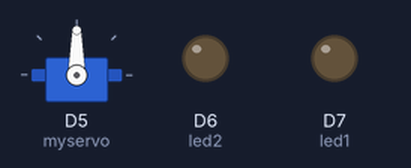
Recording of a sketch running on a simulated ESP8266 (NodeMCU). On the bench: servo, output pins drawn as LEDs (lit = HIGH). WiFi joins after 1.5 s; servers stay silent unless stated; uploads are accepted with an empty reply; what the sketch prints to the serial monitor is not drawn.

Above: at 1.6 s.
At 11.8 s:
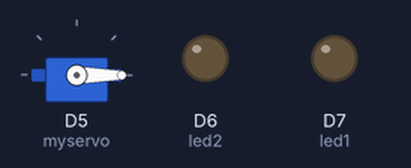
Timing chart, 0 to 13.3 s (numbered marks = the images above):
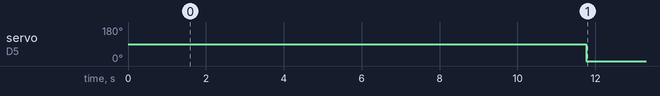

The sketch:

arduino_json.ino
```cpp
#include <ArduinoJson.h>              // import DHT11 sensor
#include <ESP8266WiFi.h>        //import ESP8266 WiFi library
#include <ESP8266HTTPClient.h>  //import ESP8266 HTTP Client library
#include <WiFiClient.h>
#include <SPI.h>   // Add Wifi Client
#include <Servo.h>

Servo myservo;  // create servo object to control a servo

int led1 = D7;
int led2 = D6;
const char* ssid = "Office";  // Enter your local network SSID
const char* password = "Moana123";   // Enter your local network Password
//Your Domain name with URL path or IP address with path       // Define Sensor location name to enter in database
void setup() {               // Start DHT11 Sensor
  Serial.begin(115200);        // Open Serial monitor at baud rate 115200
  WiFi.begin(ssid, password);  // Pass the credential for local wifi network to connect ESP8266 board
  while (WiFi.status() != WL_CONNECTED) {
    delay(500);
    Serial.print(".");
  }

  Serial.println("");
  Serial.println("WiFi connected");
  Serial.println("IP Address");
  Serial.println(WiFi.localIP());
  pinMode(D7, OUTPUT);
  pinMode(D6, OUTPUT);
  myservo.attach(D5);  // attaches the servo on pin 9 to the servo object
}
void loop() {
// Connect to HTTP server
  WiFiClient client;
  client.setTimeout(10000);
  if (!client.connect("aquamonia.com", 80)) {
    Serial.println(F("Connection failed"));
    return;
  }

  Serial.println(F("Connected!"));

  // Send HTTP request
  client.println(F("GET /os/ex HTTP/1.1"));
  client.println(F("Host: aquamonia.com"));
  client.println(F("Connection: close"));
  if (client.println() == 0) {
    Serial.println(F("Failed to send request"));
    client.stop();
    return;
  }


  // Skip HTTP headers
  char endOfHeaders[] = "\r\n\r\n";
  if (!client.find(endOfHeaders)) {
    Serial.println(F("Invalid response"));
    client.stop();
    return;
  }

  // Allocate the JSON document
  // Use arduinojson.org/v6/assistant to compute the capacity.
  const size_t capacity = JSON_OBJECT_SIZE(3) + JSON_ARRAY_SIZE(6) + 60;
  DynamicJsonDocument doc(1024);

  // Parse JSON object
  DeserializationError error = deserializeJson(doc, client);
  switch (error.code()) {
      case DeserializationError::Ok:
          Serial.println(F("Error : Deserialization succeeded"));
          break;
      case DeserializationError::InvalidInput:
          Serial.println(F("Error : Invalid input!"));
          break;
      case DeserializationError::NoMemory:
          Serial.println(F("Error : Not enough memory"));
          break;
      default:
          Serial.println(F("Error : Deserialization failed"));
          break;
  }


  // Extract values
  int values1 = doc["data"]["data"][0]["value"];
  int values2 = doc["data"]["data"][1]["value"];
  int values3 = doc["data"]["data"][2]["value"];
  Serial.println(F("Response:"));
  Serial.println(values1);
  Serial.println(values2);
  Serial.println(values3);
    // put your main code here, to run repeatedly:
    // Disconnect
  if (values1==1){
    digitalWrite(led1, HIGH);
  }
  else{
    digitalWrite(led1, LOW);
  }
  if (values2==1){
    digitalWrite(led2, HIGH);
  }
  else{
    digitalWrite(led2, LOW);
  }
  if (values3==1){
    myservo.write(180);
  }
  else{
    myservo.write(0);
  }
  client.stop();
  delay(2000);

}
```

Measured:
- by itself, servo on D5 (myservo): 90° → 0° at 11.8 s
